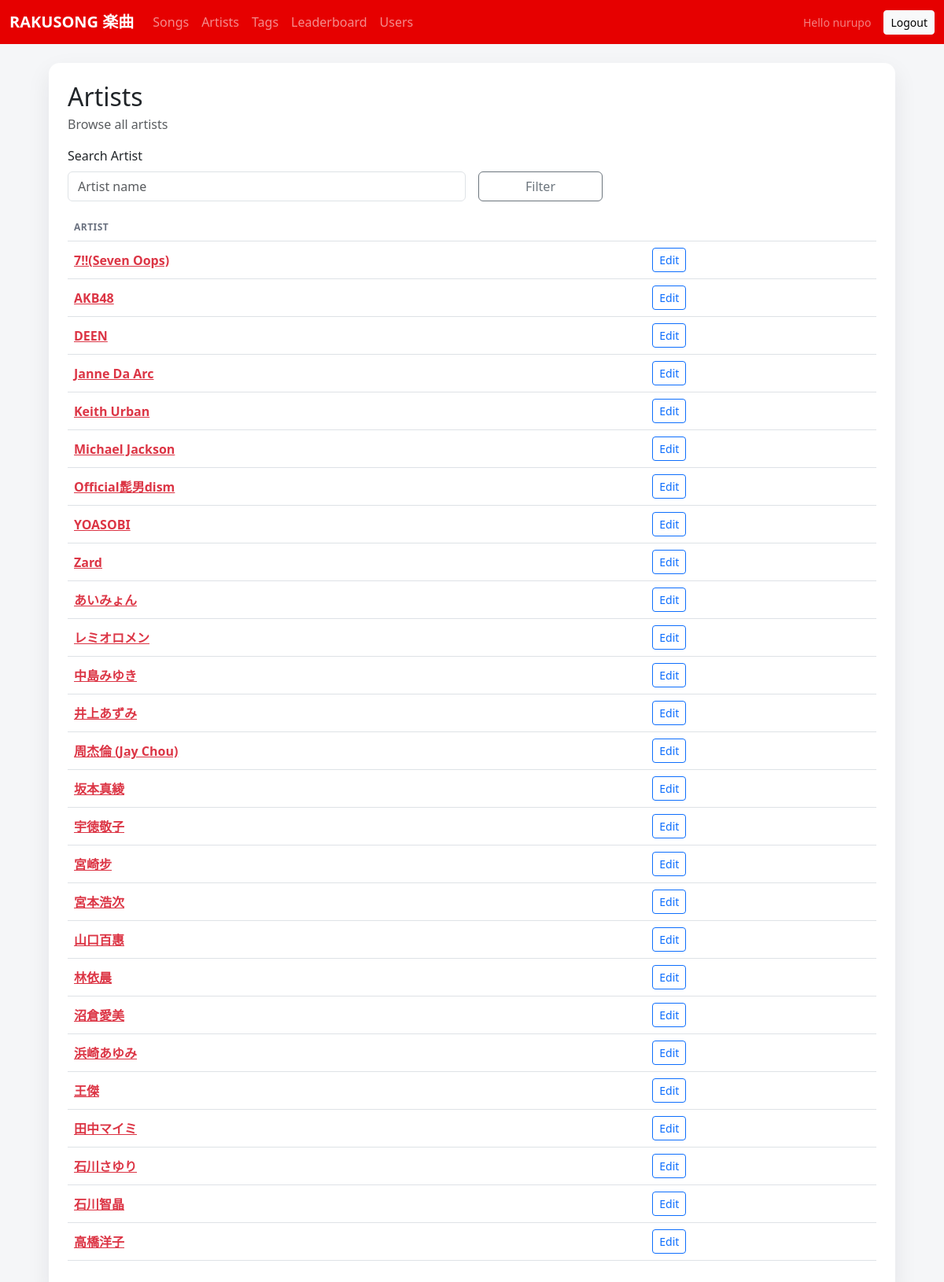
/ui/artists/ (signed in), run on an earlier commit of the app's database.
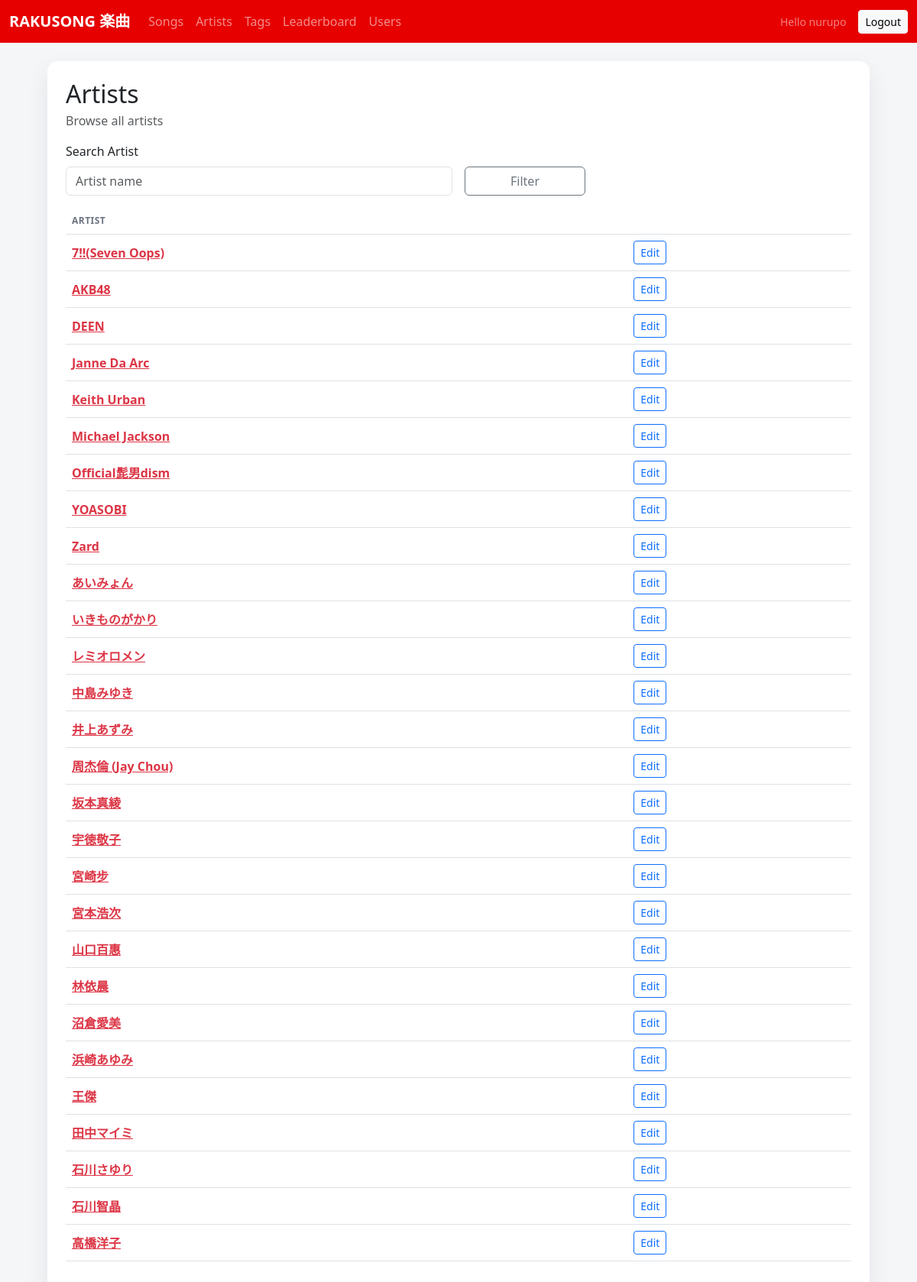
And on a later commit of the database.
### songs/models.py (models this page shows, shortened)
class ArtistIndex(models.Model):
    name = models.CharField(max_length=255, unique=True)
    next_song_no = models.PositiveIntegerField(default=1)

### songs/views_ui.py (the view)
@login_required
def artist_list(request):
    q = (request.GET.get('q') or '').strip()
    artists_qs = ArtistIndex.objects.all()
    if q:
        artists_qs = artists_qs.filter(name__icontains=q)
    artists_qs = artists_qs.order_by('name')
    return render(
        request,
        'songs/artist_list.html',
        {
            'artists': artists_qs,
            'q': q,
        },
    )

### templates/songs/artist_list.html (shortened to what this page needs)
{% extends "base.html" %}
{% block content %}
  <div class="card p-4">
    <div class="d-flex flex-wrap gap-3 justify-content-between align-items-center mb-3">
      <div>
        <h2 class="mb-1">Artists</h2>
        <div class="text-muted">Browse all artists</div>
      </div>
    </div>
    <form method="get" class="row g-3 align-items-end mb-3">
      <div class="col-md-6">
        <label class="form-label">Search Artist</label>
        <input type="text" name="q" value="{{ q }}" placeholder="Artist name" class="form-control" />
      </div>
      <div class="col-md-2 d-grid">
        <button class="btn btn-outline-secondary" type="submit">Filter</button>
      </div>
    </form>
    <div class="table-responsive">
      <table class="table align-middle">
      <thead>
        <tr>
          <th>Artist</th>
          <th></th>
        </tr>
      </thead>
      <tbody>
        {% for artist in artists %}
          <tr>
            <td>
              <a class="link-danger fw-semibold" href="{% url 'ui_artist_detail' artist.id %}">{{ artist.name }}</a>
            </td>
            <td>
              <a class="btn btn-sm btn-outline-primary" href="{% url 'ui_artist_edit' artist.id %}">Edit</a>
            </td>
          </tr>
        {% empty %}
          <tr>
            <td colspan="2" class="text-muted">No artists found.</td>
          </tr>
        {% endfor %}
      </tbody>
      </table>
    </div>
  </div>
{% endblock %}

What changed in the data, as far as the page shows it:
added ArtistIndex: name "いきものがかり"
